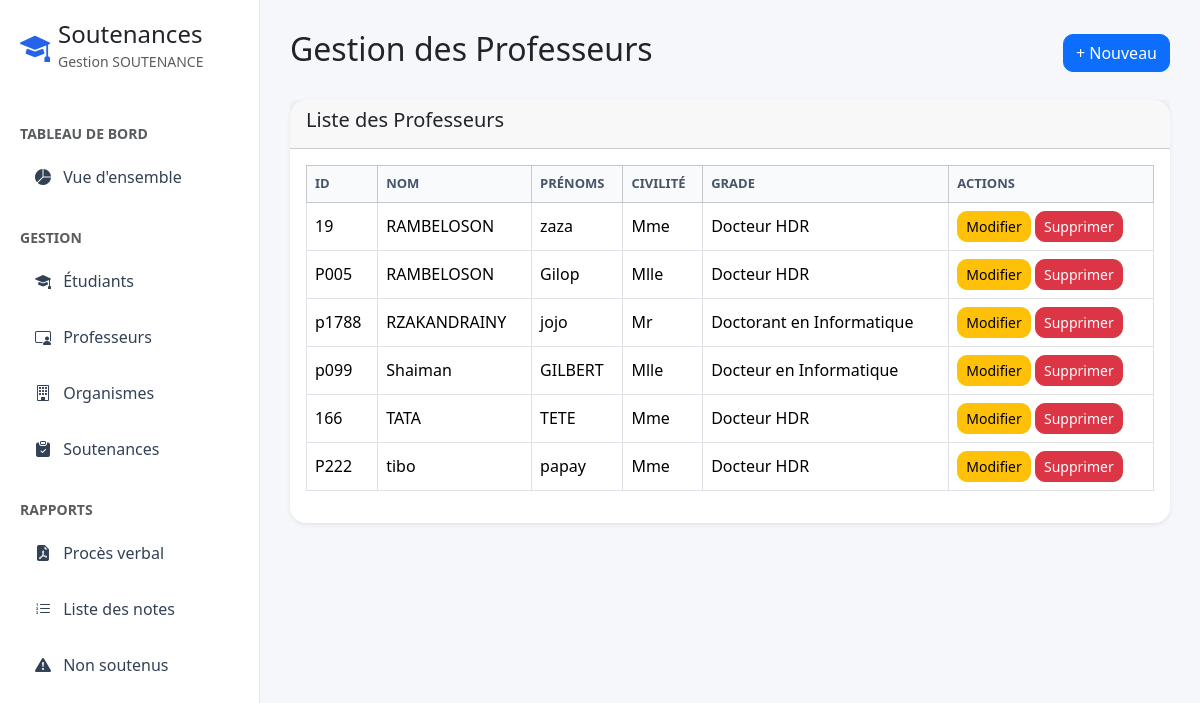
The app's page /pages/professeurs.php with its own data.
### tables this page shows
CREATE TABLE `professeur` (
  `idprof` varchar(20) NOT NULL,
  `nom` varchar(100) NOT NULL,
  `prenoms` varchar(150) NOT NULL,
  `civilite` varchar(10) NOT NULL,
  `grade` varchar(150) NOT NULL
);

### pages/professeurs.php (the view, shortened to what this page needs)
<?php
include("../includes/config.php");
$result = mysqli_query($conn,"SELECT * FROM professeur ORDER BY nom ASC");
include("../includes/header.php");
include("../includes/sidebar.php");
?>
<div class="content">
    <div class="d-flex justify-content-between align-items-center mb-4">
        <h2>Gestion des Professeurs</h2>
        <button class="btn btn-primary" data-bs-toggle="modal" data-bs-target="#ajoutModal">
            + Nouveau
        </button>
    </div>
    <div class="card shadow-sm">
        <div class="card-header">
            <h5>Liste des Professeurs</h5>
        </div>
        <div class="card-body">
            <table class="table table-bordered table-hover align-middle">
                <thead class="table-light">
                    <tr>
                        <th>ID</th>
                        <th>Nom</th>
                        <th>Prénoms</th>
                        <th>Civilité</th>
                        <th>Grade</th>
                        <th>Actions</th>
                    </tr>
                </thead>
                <tbody>
                <?php while($p = mysqli_fetch_assoc($result)){ ?>
                    <tr>
                        <td><?= $p['idprof']; ?></td>
                        <td><?= $p['nom']; ?></td>
                        <td><?= $p['prenoms']; ?></td>
                        <td><?= $p['civilite']; ?></td>
                        <td><?= $p['grade']; ?></td>
                        <td>
                            <button class="btn btn-warning btn-sm" data-bs-toggle="modal" data-bs-target="#modif<?= $p['idprof']; ?>">
                                Modifier
                            </button>
                            <a href="professeurs.php?supprimer=<?= $p['idprof']; ?>"
                               class="btn btn-danger btn-sm"
                               onclick="return confirm('Supprimer ce professeur ?')">
                                Supprimer
                            </a>
                        </td>
                    </tr>
                <?php } ?>
                </tbody>
            </table>
        </div>
    </div>
</div>
</body>
</html>

### includes/header.php (style rules this page uses)
* { margin:0; padding:0; box-sizing:border-box; }
html, body { width:100%; min-height:100%; overflow-x:hidden; overflow-y:auto; background:#f5f7fb; font-family:Segoe UI,Tahoma,Geneva,Verdana,sans-serif; }
.content { margin-left:260px; min-height:100vh; padding:30px; }
.card { border:none; border-radius:16px; box-shadow:0 6px 18px rgba(0,0,0,.08); }
.table th { background:#f8fafc; color:#475569; text-transform:uppercase; font-size:13px; }
.btn { border-radius:10px; }

### records on screen
professeur: idprof "19", nom "RAMBELOSON", prenoms "zaza", civilite "Mme", grade "Docteur HDR"
professeur: idprof "P005", nom "RAMBELOSON", prenoms "Gilop", civilite "Mlle", grade "Docteur HDR"
professeur: idprof "p1788", nom "RZAKANDRAINY", prenoms "jojo", civilite "Mr", grade "Doctorant en Informatique"
professeur: idprof "p099", nom "Shaiman", prenoms "GILBERT", civilite "Mlle", grade "Docteur en Informatique"
professeur: idprof "166", nom "TATA", prenoms "TETE", civilite "Mme", grade "Docteur HDR"
professeur: idprof "P222", nom "tibo", prenoms "papay", civilite "Mme", grade "Docteur HDR"
